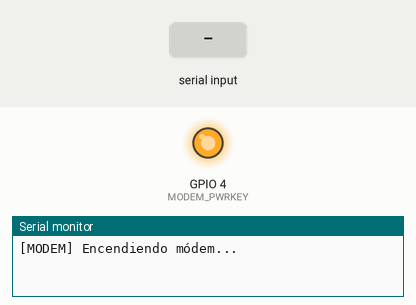
A sketch run on a simulated ESP32. On the bench: output pins drawn as LEDs (lit = HIGH), the last lines printed to the serial monitor. Inputs (shaded band) come from the test bench. The modem accepts every AT command (registered, SIM ready, sends succeed) and sends nothing else.

Above: at 2.1 s.
At 15.8 s:
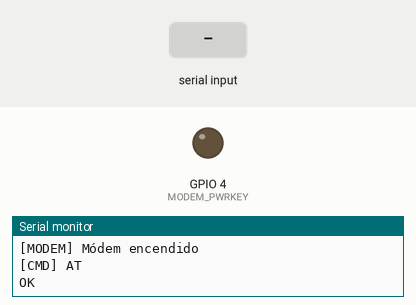
15.9 s: "1" received over the second serial link
Timing chart, 0 to 18.9 s (numbered marks = the images above; inputs shaded):
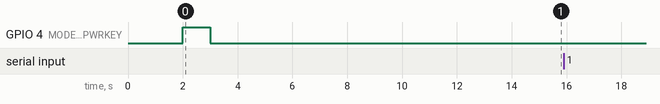

The sketch:

Simcard_test.ino
```cpp
#include <HardwareSerial.h>

#define MODEM_RX 16
#define MODEM_TX 17
#define MODEM_PWRKEY 4

HardwareSerial modemSerial(1);

void enviarComando(String comando, int tiempo = 3000) {
  Serial.println("[CMD] " + comando);
  modemSerial.println(comando);
  unsigned long t0 = millis();
  while (millis() - t0 < tiempo) {
    while (modemSerial.available()) {
      char c = modemSerial.read();
      Serial.write(c);
    }
  }
  Serial.println();
}

void encenderModem() {
  Serial.println("[MODEM] Encendiendo módem...");
  pinMode(MODEM_PWRKEY, OUTPUT);
  digitalWrite(MODEM_PWRKEY, LOW);
  delay(1000);
  digitalWrite(MODEM_PWRKEY, HIGH);
  delay(1000);
  digitalWrite(MODEM_PWRKEY, LOW);
  delay(10000);
  Serial.println("[MODEM] Módem encendido");
}

void probarAPN(const char* nombre, const char* apn, const char* usuario = "", const char* clave = "") {
  Serial.println("\n== PROBANDO APN: " + String(nombre) + " ==");

  enviarComando("AT+CFUN=0", 3000);
  delay(3000);

  String cmd = "AT+CGDCONT=1,\"IP\",\"" + String(apn) + "\"";
  enviarComando(cmd);

  if (String(usuario).length() > 0)
    enviarComando("AT+CGAUTH=1,1,\"" + String(usuario) + "\",\"" + String(clave) + "\"");

  enviarComando("AT+CFUN=1", 3000);
  delay(3000);

  enviarComando("AT+COPS=0", 5000);
  delay(5000);

  for (int i = 0; i < 6; i++) {
    enviarComando("AT+CREG?", 2000);
    delay(3000);
  }

  enviarComando("AT+CGATT=1", 5000);
  delay(2000);
  enviarComando("AT+CGATT?", 2000);
  enviarComando("AT+CGPADDR=1", 2000);
}

void setup() {
  Serial.begin(115200);
  modemSerial.begin(115200, SERIAL_8N1, MODEM_RX, MODEM_TX);
  delay(1000);

  encenderModem();
  delay(2000);

  enviarComando("AT");
  enviarComando("AT+CPIN?");

  probarAPN("", "", "", "");
}

void loop() {}
```
